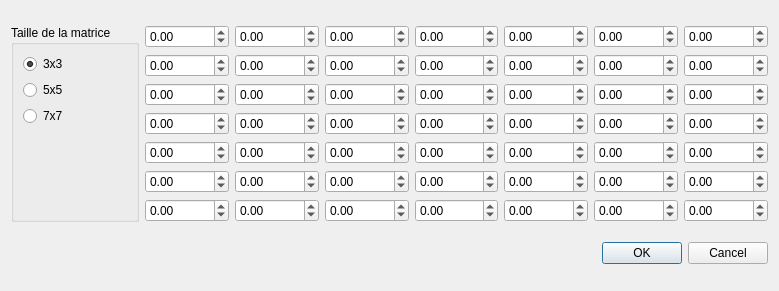
<?xml version="1.0" encoding="UTF-8"?>
<ui version="4.0">
 <class>FiltrePerso</class>
 <widget class="QDialog" name="FiltrePerso">
  <property name="geometry">
   <rect>
    <x>0</x>
    <y>0</y>
    <width>779</width>
    <height>291</height>
   </rect>
  </property>
  <property name="windowTitle">
   <string>Filtre personnalisé</string>
  </property>
  <layout class="QGridLayout" name="gridLayout_2">
   <item row="0" column="0">
    <widget class="QGroupBox" name="groupBox">
     <property name="title">
      <string>Taille de la matrice</string>
     </property>
     <layout class="QFormLayout" name="formLayout">
      <property name="fieldGrowthPolicy">
       <enum>QFormLayout::AllNonFixedFieldsGrow</enum>
      </property>
      <item row="0" column="0">
       <widget class="QRadioButton" name="radioButton3x3">
        <property name="text">
         <string>3x3</string>
        </property>
        <property name="checked">
         <bool>true</bool>
        </property>
       </widget>
      </item>
      <item row="1" column="0">
       <widget class="QRadioButton" name="radioButton5x5">
        <property name="text">
         <string>5x5</string>
        </property>
       </widget>
      </item>
      <item row="2" column="0">
       <widget class="QRadioButton" name="radioButton7x7">
        <property name="text">
         <string>7x7</string>
        </property>
       </widget>
      </item>
     </layout>
    </widget>
   </item>
   <item row="0" column="1">
    <layout class="QGridLayout" name="gridLayout">
     <item row="3" column="0">
      <widget class="QDoubleSpinBox" name="c30">
       <property name="minimum">
        <double>-100.000000000000000</double>
       </property>
       <property name="maximum">
        <double>100.000000000000000</double>
       </property>
       <property name="singleStep">
        <double>0.100000000000000</double>
       </property>
      </widget>
     </item>
     <item row="0" column="4">
      <widget class="QDoubleSpinBox" name="c04">
       <property name="minimum">
        <double>-100.000000000000000</double>
       </property>
       <property name="maximum">
        <double>100.000000000000000</double>
       </property>
       <property name="singleStep">
        <double>0.100000000000000</double>
       </property>
      </widget>
     </item>
     <item row="6" column="6">
      <widget class="QDoubleSpinBox" name="c66">
       <property name="minimum">
        <double>-100.000000000000000</double>
       </property>
       <property name="maximum">
        <double>100.000000000000000</double>
       </property>
       <property name="singleStep">
        <double>0.100000000000000</double>
       </property>
      </widget>
     </item>
     <item row="5" column="4">
      <widget class="QDoubleSpinBox" name="c54">
       <property name="minimum">
        <double>-100.000000000000000</double>
       </property>
       <property name="maximum">
        <double>100.000000000000000</double>
       </property>
       <property name="singleStep">
        <double>0.100000000000000</double>
       </property>
      </widget>
     </item>
     <item row="5" column="0">
      <widget class="QDoubleSpinBox" name="c50">
       <property name="minimum">
        <double>-100.000000000000000</double>
       </property>
       <property name="maximum">
        <double>100.000000000000000</double>
       </property>
       <property name="singleStep">
        <double>0.100000000000000</double>
       </property>
      </widget>
     </item>
     <item row="4" column="2">
      <widget class="QDoubleSpinBox" name="c42">
       <property name="minimum">
        <double>-100.000000000000000</double>
       </property>
       <property name="maximum">
        <double>100.000000000000000</double>
       </property>
       <property name="singleStep">
        <double>0.100000000000000</double>
       </property>
      </widget>
     </item>
     <item row="3" column="2">
      <widget class="QDoubleSpinBox" name="c32">
       <property name="minimum">
        <double>-100.000000000000000</double>
       </property>
       <property name="maximum">
        <double>100.000000000000000</double>
       </property>
       <property name="singleStep">
        <double>0.100000000000000</double>
       </property>
      </widget>
     </item>
     <item row="3" column="3">
      <widget class="QDoubleSpinBox" name="c33">
       <property name="minimum">
        <double>-100.000000000000000</double>
       </property>
       <property name="maximum">
        <double>100.000000000000000</double>
       </property>
       <property name="singleStep">
        <double>0.100000000000000</double>
       </property>
      </widget>
     </item>
     <item row="2" column="5">
      <widget class="QDoubleSpinBox" name="c25">
       <property name="minimum">
        <double>-100.000000000000000</double>
       </property>
       <property name="maximum">
        <double>100.000000000000000</double>
       </property>
       <property name="singleStep">
        <double>0.100000000000000</double>
       </property>
      </widget>
     </item>
     <item row="6" column="0">
      <widget class="QDoubleSpinBox" name="c60">
       <property name="minimum">
        <double>-100.000000000000000</double>
       </property>
       <property name="maximum">
        <double>100.000000000000000</double>
       </property>
       <property name="singleStep">
        <double>0.100000000000000</double>
       </property>
      </widget>
     </item>
     <item row="3" column="4">
      <widget class="QDoubleSpinBox" name="c34">
       <property name="minimum">
        <double>-100.000000000000000</double>
       </property>
       <property name="maximum">
        <double>100.000000000000000</double>
       </property>
       <property name="singleStep">
        <double>0.100000000000000</double>
       </property>
      </widget>
     </item>
     <item row="3" column="5">
      <widget class="QDoubleSpinBox" name="c35">
       <property name="minimum">
        <double>-100.000000000000000</double>
       </property>
       <property name="maximum">
        <double>100.000000000000000</double>
       </property>
       <property name="singleStep">
        <double>0.100000000000000</double>
       </property>
      </widget>
     </item>
     <item row="2" column="6">
      <widget class="QDoubleSpinBox" name="c26">
       <property name="minimum">
        <double>-100.000000000000000</double>
       </property>
       <property name="maximum">
        <double>100.000000000000000</double>
       </property>
       <property name="singleStep">
        <double>0.100000000000000</double>
       </property>
      </widget>
     </item>
     <item row="2" column="2">
      <widget class="QDoubleSpinBox" name="c22">
       <property name="minimum">
        <double>-100.000000000000000</double>
       </property>
       <property name="maximum">
        <double>100.000000000000000</double>
       </property>
       <property name="singleStep">
        <double>0.100000000000000</double>
       </property>
      </widget>
     </item>
     <item row="0" column="1">
      <widget class="QDoubleSpinBox" name="c01">
       <property name="minimum">
        <double>-100.000000000000000</double>
       </property>
       <property name="maximum">
        <double>100.000000000000000</double>
       </property>
       <property name="singleStep">
        <double>0.100000000000000</double>
       </property>
      </widget>
     </item>
     <item row="5" column="6">
      <widget class="QDoubleSpinBox" name="c56">
       <property name="minimum">
        <double>-100.000000000000000</double>
       </property>
       <property name="maximum">
        <double>100.000000000000000</double>
       </property>
       <property name="singleStep">
        <double>0.100000000000000</double>
       </property>
      </widget>
     </item>
     <item row="1" column="6">
      <widget class="QDoubleSpinBox" name="c16">
       <property name="minimum">
        <double>-100.000000000000000</double>
       </property>
       <property name="maximum">
        <double>100.000000000000000</double>
       </property>
       <property name="singleStep">
        <double>0.100000000000000</double>
       </property>
      </widget>
     </item>
     <item row="3" column="1">
      <widget class="QDoubleSpinBox" name="c31">
       <property name="minimum">
        <double>-100.000000000000000</double>
       </property>
       <property name="maximum">
        <double>100.000000000000000</double>
       </property>
       <property name="singleStep">
        <double>0.100000000000000</double>
       </property>
      </widget>
     </item>
     <item row="1" column="4">
      <widget class="QDoubleSpinBox" name="c14">
       <property name="minimum">
        <double>-100.000000000000000</double>
       </property>
       <property name="maximum">
        <double>100.000000000000000</double>
       </property>
       <property name="singleStep">
        <double>0.100000000000000</double>
       </property>
      </widget>
     </item>
     <item row="2" column="0">
      <widget class="QDoubleSpinBox" name="c20">
       <property name="minimum">
        <double>-100.000000000000000</double>
       </property>
       <property name="maximum">
        <double>100.000000000000000</double>
       </property>
       <property name="singleStep">
        <double>0.100000000000000</double>
       </property>
      </widget>
     </item>
     <item row="3" column="6">
      <widget class="QDoubleSpinBox" name="c36">
       <property name="minimum">
        <double>-100.000000000000000</double>
       </property>
       <property name="maximum">
        <double>100.000000000000000</double>
       </property>
       <property name="singleStep">
        <double>0.100000000000000</double>
       </property>
      </widget>
     </item>
     <item row="4" column="1">
      <widget class="QDoubleSpinBox" name="c41">
       <property name="minimum">
        <double>-100.000000000000000</double>
       </property>
       <property name="maximum">
        <double>100.000000000000000</double>
       </property>
       <property name="singleStep">
        <double>0.100000000000000</double>
       </property>
      </widget>
     </item>
     <item row="0" column="0">
      <widget class="QDoubleSpinBox" name="c00">
       <property name="minimum">
        <double>-100.000000000000000</double>
       </property>
       <property name="maximum">
        <double>100.000000000000000</double>
       </property>
       <property name="singleStep">
        <double>0.100000000000000</double>
       </property>
      </widget>
     </item>
     <item row="6" column="2">
      <widget class="QDoubleSpinBox" name="c62">
       <property name="minimum">
        <double>-100.000000000000000</double>
       </property>
       <property name="maximum">
        <double>100.000000000000000</double>
       </property>
       <property name="singleStep">
        <double>0.100000000000000</double>
       </property>
      </widget>
     </item>
     <item row="1" column="1">
      <widget class="QDoubleSpinBox" name="c11">
       <property name="minimum">
        <double>-100.000000000000000</double>
       </property>
       <property name="maximum">
        <double>100.000000000000000</double>
       </property>
       <property name="singleStep">
        <double>0.100000000000000</double>
       </property>
      </widget>
     </item>
     <item row="6" column="1">
      <widget class="QDoubleSpinBox" name="c61">
       <property name="minimum">
        <double>-100.000000000000000</double>
       </property>
       <property name="maximum">
        <double>100.000000000000000</double>
       </property>
       <property name="singleStep">
        <double>0.100000000000000</double>
       </property>
      </widget>
     </item>
     <item row="6" column="5">
      <widget class="QDoubleSpinBox" name="c65">
       <property name="minimum">
        <double>-100.000000000000000</double>
       </property>
       <property name="maximum">
        <double>100.000000000000000</double>
       </property>
       <property name="singleStep">
        <double>0.100000000000000</double>
       </property>
      </widget>
     </item>
     <item row="6" column="3">
      <widget class="QDoubleSpinBox" name="c63">
       <property name="minimum">
        <double>-100.000000000000000</double>
       </property>
       <property name="maximum">
        <double>100.000000000000000</double>
       </property>
       <property name="singleStep">
        <double>0.100000000000000</double>
       </property>
      </widget>
     </item>
     <item row="0" column="6">
      <widget class="QDoubleSpinBox" name="c06">
       <property name="minimum">
        <double>-100.000000000000000</double>
       </property>
       <property name="maximum">
        <double>100.000000000000000</double>
       </property>
       <property name="singleStep">
        <double>0.100000000000000</double>
       </property>
      </widget>
     </item>
     <item row="0" column="2">
      <widget class="QDoubleSpinBox" name="c02">
       <property name="minimum">
        <double>-100.000000000000000</double>
       </property>
       <property name="maximum">
        <double>100.000000000000000</double>
       </property>
       <property name="singleStep">
        <double>0.100000000000000</double>
       </property>
      </widget>
     </item>
     <item row="1" column="2">
      <widget class="QDoubleSpinBox" name="c12">
       <property name="minimum">
        <double>-100.000000000000000</double>
       </property>
       <property name="maximum">
        <double>100.000000000000000</double>
       </property>
       <property name="singleStep">
        <double>0.100000000000000</double>
       </property>
      </widget>
     </item>
     <item row="5" column="5">
      <widget class="QDoubleSpinBox" name="c55">
       <property name="minimum">
        <double>-100.000000000000000</double>
       </property>
       <property name="maximum">
        <double>100.000000000000000</double>
       </property>
       <property name="singleStep">
        <double>0.100000000000000</double>
       </property>
      </widget>
     </item>
     <item row="4" column="4">
      <widget class="QDoubleSpinBox" name="c44">
       <property name="minimum">
        <double>-100.000000000000000</double>
       </property>
       <property name="maximum">
        <double>100.000000000000000</double>
       </property>
       <property name="singleStep">
        <double>0.100000000000000</double>
       </property>
      </widget>
     </item>
     <item row="0" column="5">
      <widget class="QDoubleSpinBox" name="c05">
       <property name="minimum">
        <double>-100.000000000000000</double>
       </property>
       <property name="maximum">
        <double>100.000000000000000</double>
       </property>
       <property name="singleStep">
        <double>0.100000000000000</double>
       </property>
      </widget>
     </item>
     <item row="5" column="3">
      <widget class="QDoubleSpinBox" name="c53">
       <property name="minimum">
        <double>-100.000000000000000</double>
       </property>
       <property name="maximum">
        <double>100.000000000000000</double>
       </property>
       <property name="singleStep">
        <double>0.100000000000000</double>
       </property>
      </widget>
     </item>
     <item row="4" column="6">
      <widget class="QDoubleSpinBox" name="c46">
       <property name="minimum">
        <double>-100.000000000000000</double>
       </property>
       <property name="maximum">
        <double>100.000000000000000</double>
       </property>
       <property name="singleStep">
        <double>0.100000000000000</double>
       </property>
      </widget>
     </item>
     <item row="2" column="4">
      <widget class="QDoubleSpinBox" name="c24">
       <property name="minimum">
        <double>-100.000000000000000</double>
       </property>
       <property name="maximum">
        <double>100.000000000000000</double>
       </property>
       <property name="singleStep">
        <double>0.100000000000000</double>
       </property>
      </widget>
     </item>
     <item row="1" column="0">
      <widget class="QDoubleSpinBox" name="c10">
       <property name="minimum">
        <double>-100.000000000000000</double>
       </property>
       <property name="maximum">
        <double>100.000000000000000</double>
       </property>
       <property name="singleStep">
        <double>0.100000000000000</double>
       </property>
      </widget>
     </item>
     <item row="0" column="3">
      <widget class="QDoubleSpinBox" name="c03">
       <property name="minimum">
        <double>-100.000000000000000</double>
       </property>
       <property name="maximum">
        <double>100.000000000000000</double>
       </property>
       <property name="singleStep">
        <double>0.100000000000000</double>
       </property>
      </widget>
     </item>
     <item row="4" column="5">
      <widget class="QDoubleSpinBox" name="c45">
       <property name="minimum">
        <double>-100.000000000000000</double>
       </property>
       <property name="maximum">
        <double>100.000000000000000</double>
       </property>
       <property name="singleStep">
        <double>0.100000000000000</double>
       </property>
      </widget>
     </item>
     <item row="5" column="2">
      <widget class="QDoubleSpinBox" name="c52">
       <property name="minimum">
        <double>-100.000000000000000</double>
       </property>
       <property name="maximum">
        <double>100.000000000000000</double>
       </property>
       <property name="singleStep">
        <double>0.100000000000000</double>
       </property>
      </widget>
     </item>
     <item row="6" column="4">
      <widget class="QDoubleSpinBox" name="c64">
       <property name="minimum">
        <double>-100.000000000000000</double>
       </property>
       <property name="maximum">
        <double>100.000000000000000</double>
       </property>
       <property name="singleStep">
        <double>0.100000000000000</double>
       </property>
      </widget>
     </item>
     <item row="2" column="1">
      <widget class="QDoubleSpinBox" name="c21">
       <property name="minimum">
        <double>-100.000000000000000</double>
       </property>
       <property name="maximum">
        <double>100.000000000000000</double>
       </property>
       <property name="singleStep">
        <double>0.100000000000000</double>
       </property>
      </widget>
     </item>
     <item row="1" column="5">
      <widget class="QDoubleSpinBox" name="c15">
       <property name="minimum">
        <double>-100.000000000000000</double>
       </property>
       <property name="maximum">
        <double>100.000000000000000</double>
       </property>
       <property name="singleStep">
        <double>0.100000000000000</double>
       </property>
      </widget>
     </item>
     <item row="2" column="3">
      <widget class="QDoubleSpinBox" name="c23">
       <property name="minimum">
        <double>-100.000000000000000</double>
       </property>
       <property name="maximum">
        <double>100.000000000000000</double>
       </property>
       <property name="singleStep">
        <double>0.100000000000000</double>
       </property>
      </widget>
     </item>
     <item row="1" column="3">
      <widget class="QDoubleSpinBox" name="c13">
       <property name="minimum">
        <double>-100.000000000000000</double>
       </property>
       <property name="maximum">
        <double>100.000000000000000</double>
       </property>
       <property name="singleStep">
        <double>0.100000000000000</double>
       </property>
      </widget>
     </item>
     <item row="4" column="0">
      <widget class="QDoubleSpinBox" name="c40">
       <property name="minimum">
        <double>-100.000000000000000</double>
       </property>
       <property name="maximum">
        <double>100.000000000000000</double>
       </property>
       <property name="singleStep">
        <double>0.100000000000000</double>
       </property>
      </widget>
     </item>
     <item row="4" column="3">
      <widget class="QDoubleSpinBox" name="c43">
       <property name="minimum">
        <double>-100.000000000000000</double>
       </property>
       <property name="maximum">
        <double>100.000000000000000</double>
       </property>
       <property name="singleStep">
        <double>0.100000000000000</double>
       </property>
      </widget>
     </item>
     <item row="5" column="1">
      <widget class="QDoubleSpinBox" name="c51">
       <property name="minimum">
        <double>-100.000000000000000</double>
       </property>
       <property name="maximum">
        <double>100.000000000000000</double>
       </property>
       <property name="singleStep">
        <double>0.100000000000000</double>
       </property>
      </widget>
     </item>
    </layout>
   </item>
   <item row="1" column="1">
    <widget class="QDialogButtonBox" name="buttonBox">
     <property name="standardButtons">
      <set>QDialogButtonBox::Cancel|QDialogButtonBox::Ok</set>
     </property>
    </widget>
   </item>
  </layout>
 </widget>
 <resources/>
 <connections/>
</ui>
